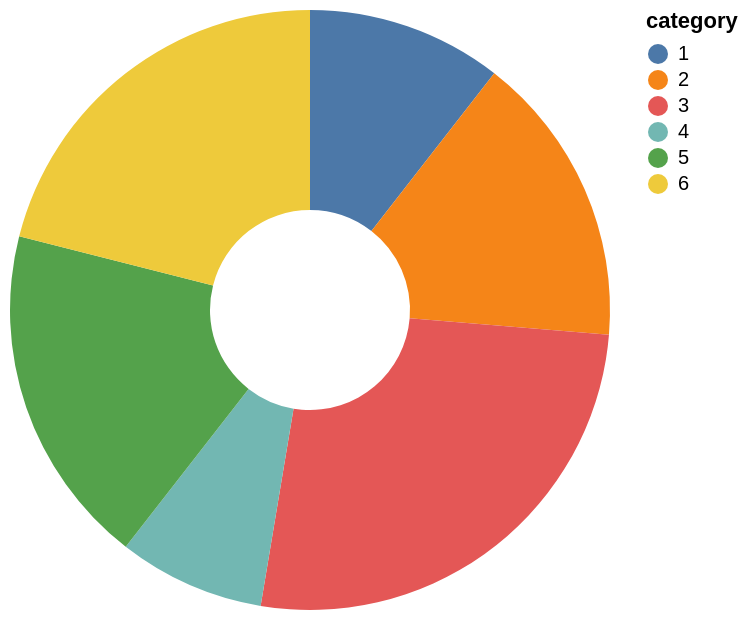

Source (Vega-Lite JSON):
### Vega-Lite specification from a JSON file in a GitHub repository (floating-point values rounded to 4 significant figures)
{"$schema": "https://vega.github.io/schema/vega-lite/v6.json", "description": "A simple donut chart with embedded data.", "data": {"values": [{"category": 1, "value": 4}, {"category": 2, "value": 6}, {"category": 3, "value": 10}, {"category": 4, "value": 3}, {"category": 5, "value": 7}, {"category": 6, "value": 8}]}, "mark": {"type": "arc", "innerRadius": 50}, "encoding": {"theta": {"field": "value", "type": "quantitative"}, "color": {"field": "category", "type": "nominal"}}}
